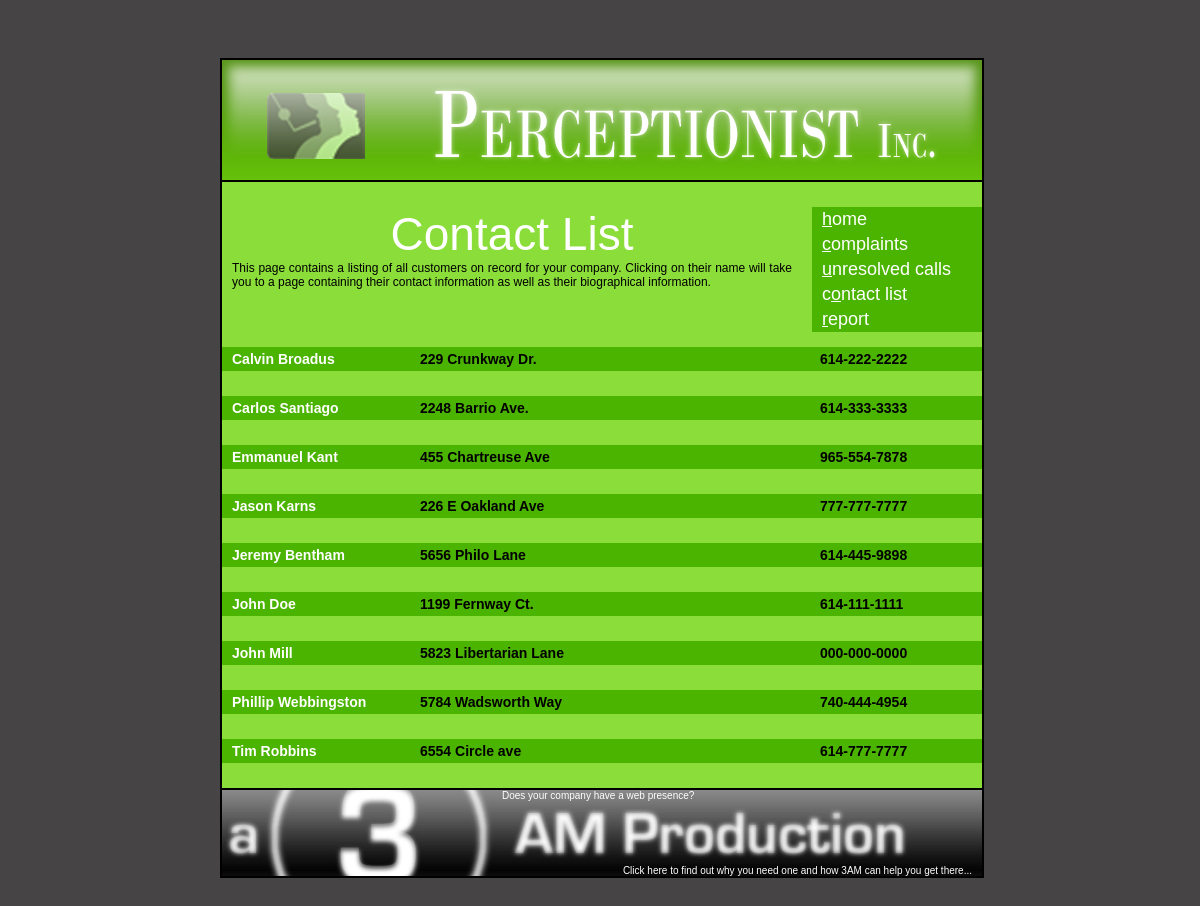
The page /contact.php on the database its author committed.
### tables this page shows
CREATE TABLE `customer` (
  `customer_id` int(11) NOT NULL,
  `fname` varchar(25) DEFAULT NULL,
  `mname` varchar(25) DEFAULT NULL,
  `lname` varchar(25) DEFAULT NULL,
  `address` varchar(50) DEFAULT NULL,
  `city` varchar(30) DEFAULT NULL,
  `state` char(2) DEFAULT NULL,
  `zip` mediumint(5) DEFAULT NULL,
  `phone` varchar(17) DEFAULT NULL
);

### contact.php (the view, shortened to what this page needs)
<?php
include('db.inc.php');
if(!is_null($_REQUEST['coid']) and is_numeric($_REQUEST['coid'])){
  $coid = $_REQUEST['coid'];
	$_SESSION['coid'] = $_REQUEST['coid'];}
elseif(!is_null($_SESSION['coid']) and is_numeric($_SESSION['coid'])) $coid = $_SESSION['coid'];
else $coid = NULL;
?>
<!DOCTYPE html PUBLIC "-//W3C//DTD XHTML 1.1//EN" "http://www.w3.org/TR/xhtml11/DTD/xhtml11.dtd">
<html xmlns="http://www.w3.org/1999/xhtml" xml:lang="en">
<head>
  <link rel="stylesheet" href="constant.css" type="text/css" media="screen" />
  <link rel="stylesheet" href="contact.css" type="text/css" media="screen" />
</head>
<body>
<div id="header"></div>
<div id="container">
<div id="titlebar"></div>
<div id="main">
<ul id="nav">
	<li><a href="index.php" accesskey="h"><em>h</em>ome</a></li>
	<li><a href="report.php#complaints" accesskey="c"><em>c</em>omplaints</a></li>
	<li><a href="report.php#unresolved" accesskey="u"><em>u</em>nresolved calls</a></li>
	<li><a href="contact.php" accesskey="o">c<em>o</em>ntact list</a></li>
	<li><a href="report.php" accesskey="r"><em>r</em>eport</a></li>
</ul>
<div id="navfill">
<h1>Contact List</h1>
This page contains a listing of all customers on record for your company. Clicking on their name will take you to a page containing their contact information as well as their biographical information.
</div>
<div id="tablewrapper" style="clear:both;" >
  <table>
    <tbody>
<?php
if(!is_null($coid)) $sql = 'SELECT * FROM customer LEFT JOIN customer_bio ON (customer.customer_id = customer_bio.customer_id) LEFT JOIN call ON (call.customer_id = customer.customer_id) WHERE company_id = '.$coid.' ORDER BY customer.fname';
else $sql = 'SELECT * FROM customer LEFT JOIN customer_bio ON (customer.customer_id = customer_bio.customer_id) ORDER BY customer.fname';
$result = mysqli_query($db, $sql);
while($bio = @mysqli_fetch_assoc($result))
{
  echo '	    <tr>'."\n";
	echo '  	    <td class="one"><a href="customer.php?cid='.$bio['customer_id'].'">'.$bio['fname'].' '.$bio['lname'].'</a></td>'."\n";
	echo '				<td class="two">'.$bio['address'].'</td>'."\n";
	echo '				<td class="three">'.$bio['phone'].'</td>'."\n";
	echo'			</tr>'."\n";
}
?>
		</tbody>
	</table>
</div>
<a href="http://student.cob.ohio-state.edu/velasquez_13">
  <span id="innerfooter">
	  <span class="ifootertop">Does your company have a web presence?</span>
		<span class="ifooterbottom">Click here to find out why you need one and how 3AM can help you get there...</span>
	</span>
</a>
</div>
</div>
<div id="footer"></div>
</body>
</html>

### constant.css (style rules this page uses)
html { margin: 0; padding: 0; background: #464444; font-family: "Verdana", "Trebuchet MS", "Lucida Sans Unicode", sans-serif; font-size: 14px; color: white; text-align: left; min-height: 100%; margin-bottom: 1px; }
#header { height: 50px; }
#container { max-width: 760px; width: expression(document.body.clientWidth > 760? "760px": "auto"); margin: 0 auto; padding: 0; text-align: left; border:0; }
#titlebar { width: 100%; float: left; background: #2D6400 url('images/PerceptionBar3D.png') no-repeat; border: 2px solid black; border-bottom: 0; }
#nav { width: 170px; float: right; text-align: left; font-size: 18px; font-family: "Trebuchet MS", "Century Gothic", "Lucida Sans Unicode", sans-serif; font-weight: normal; margin:0; padding:0; margin-bottom: 15px; list-style-type:none; marker-offset:inside; }
#nav li { margin:0; padding:0; }
#nav a { display:block; padding: 2px 10px; background: #4BB400; width:150px; }
#nav a:link, #nav a:visited { color: white; text-decoration: none; font-weight: normal; }
#nav em { font-style:normal; text-decoration:underline; }
#navfill { width: 560px; float: left; padding: 10px; padding-top: 0; text-align: justify; font-family: "Century Gothic", sans-serif; font-size: 12px; }
#titlebar { min-height: 120px; height: expression(document.body.clientWidth > 120? "120px": "auto"); }
#main { float: left; width: 100%; padding-top: 25px; background: #8BDD3A; color: black; border: 2px solid black; }
#innerfooter { display:block; position:relative; background: black url(images/branding.gif) center no-repeat; color: white; border-top: 2px solid black; clear: both; width: 734px; height: 80px; font-family: Verdana, sans-serif; font-size: 10px; padding: 3px; padding-right: 23px; cursor: hand; }
.ifootertop { position:absolute; top:0; left:280px; }
.ifooterbottom { position:absolute; bottom:0; right:10px; }
#footer { clear: both; width: 100%; height: 50px; }
h1 { margin:0; padding:0; font-size: 46px; color: white; text-align: center; font-weight:normal; }

### contact.css (style rules this page uses)
table { width:760px; border-collapse:collapse; }
tr { padding: 25px; font-weight: bold; }
td { text-align: left; border-bottom: 25px solid #8BDD3A; }
.one { width: 180px; background: #4BB400; padding: 4px; padding-left: 10px; }
.two { width: auto; background: #4BB400; color: black; padding: 4px; }
.three { width: 158px; background: #4BB400; color: black; padding: 4px; }
a:link, a:visited { color: white; text-decoration: none; display: block; }

### rows shown on the page
customer: fname "Calvin", lname "Broadus", address "229 Crunkway Dr.", phone "614-222-2222"
customer: fname "Carlos", lname "Santiago", address "2248 Barrio Ave.", phone "614-333-3333"
customer: fname "Emmanuel", lname "Kant", address "455 Chartreuse Ave", phone "965-554-7878"
customer: fname "Jason", lname "Karns", address "226 E Oakland Ave", phone "777-777-7777"
customer: fname "Jeremy", lname "Bentham", address "5656 Philo Lane", phone "614-445-9898"
customer: fname "John", lname "Doe", address "1199 Fernway Ct.", phone "614-111-1111"
customer: fname "John", lname "Mill", address "5823 Libertarian Lane", phone "000-000-0000"
customer: fname "Phillip", lname "Webbingston", address "5784 Wadsworth Way", phone "740-444-4954"
customer: fname "Tim", lname "Robbins", address "6554 Circle ave", phone "614-777-7777"
